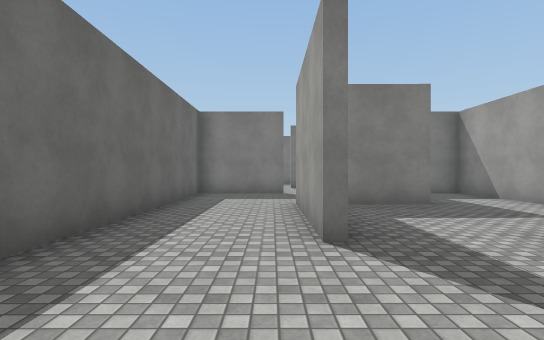
view 1 (above)

24 first-person views from a walk through a scene from a Unity 3-D project. The camera is 1.4 m above the floor, looks level and sees 80° across. The floor is counted in squares, 2 m on a side. Each view is taken from the middle of a square. On the plan, view 1 faces up. The plan holds only what a view shows up to about 10 squares ahead; the rest is blank. Surface patterns are stand-ins for the level's own textures.

view 2
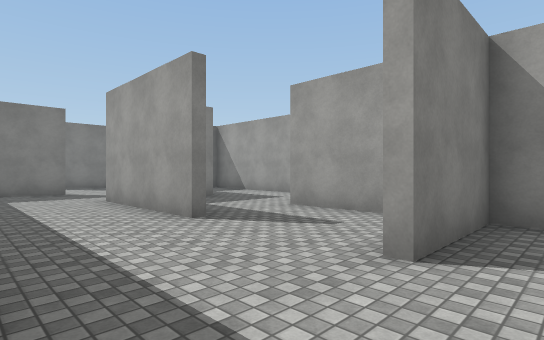

view 3
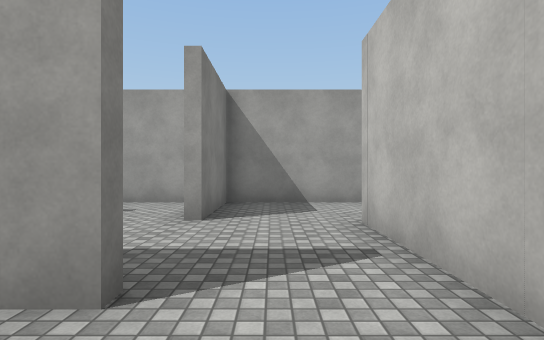

view 4
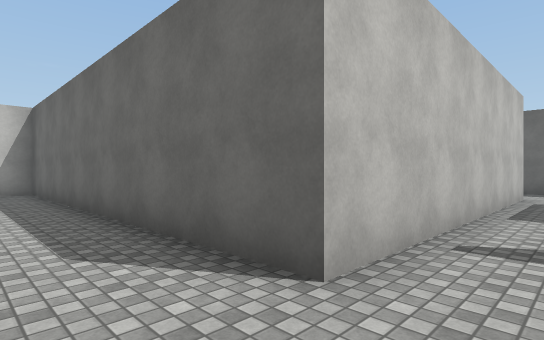

view 5
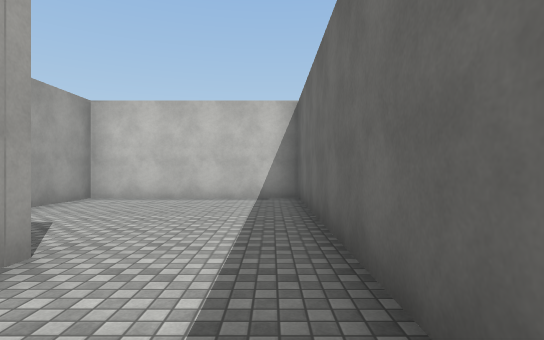

view 6
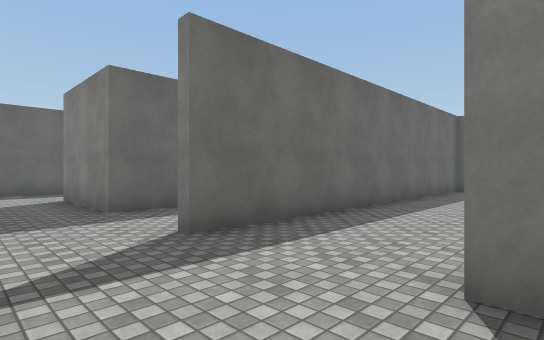

view 7
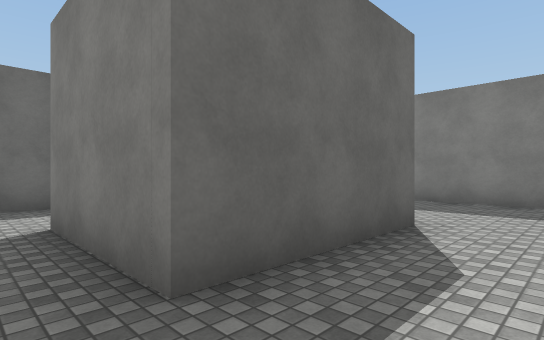

view 8
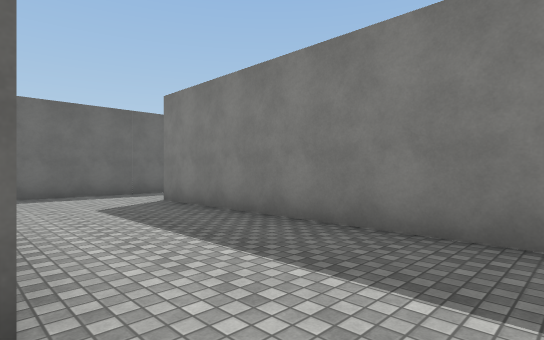

view 9
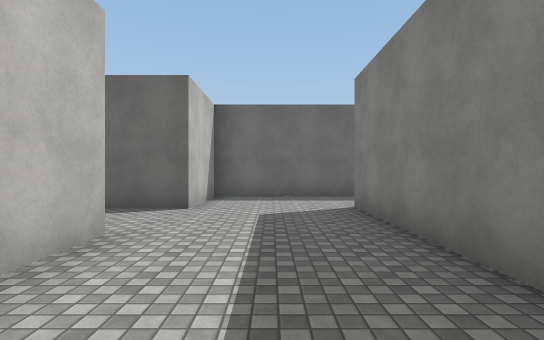

view 10
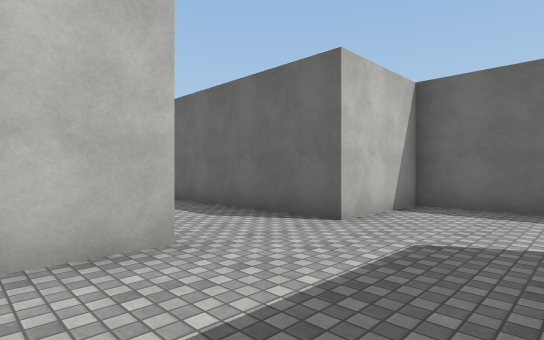

view 11
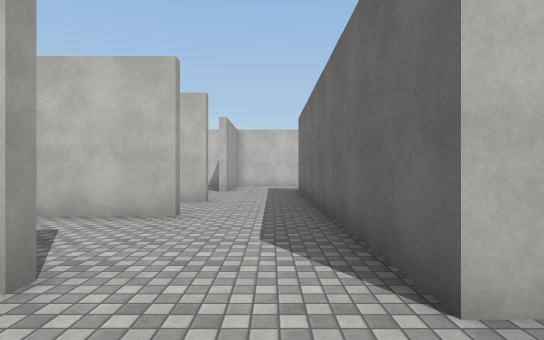

view 12
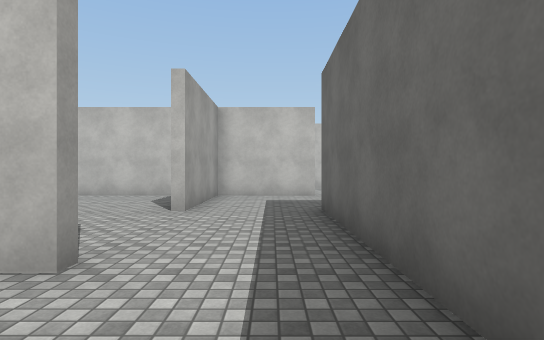

view 13
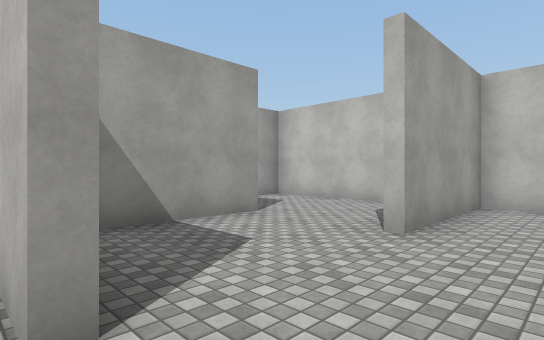

view 14
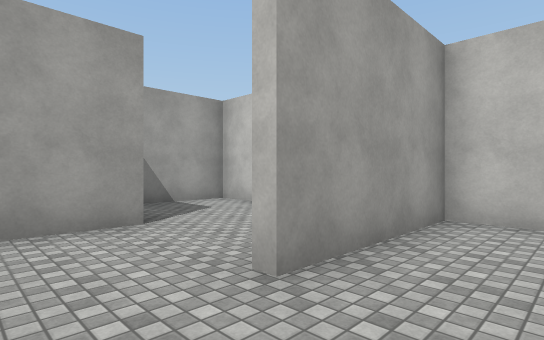

view 15
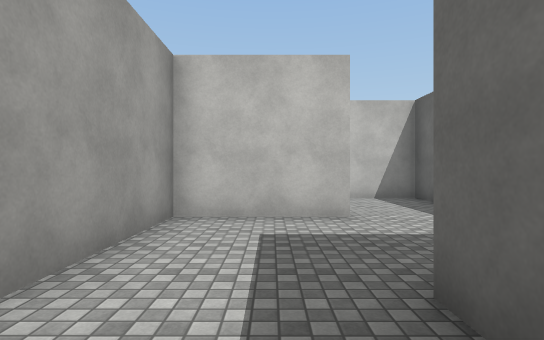

view 16
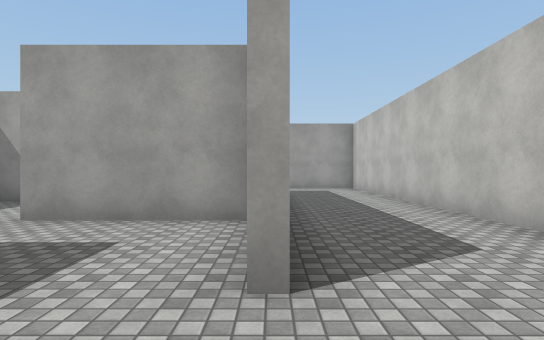

view 17
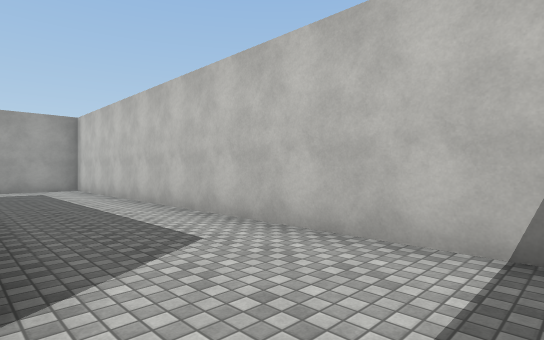

view 18
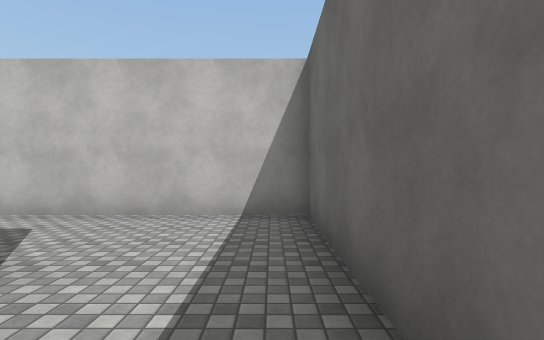

view 19
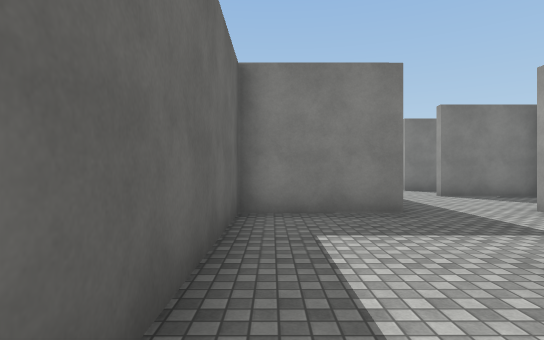

view 20
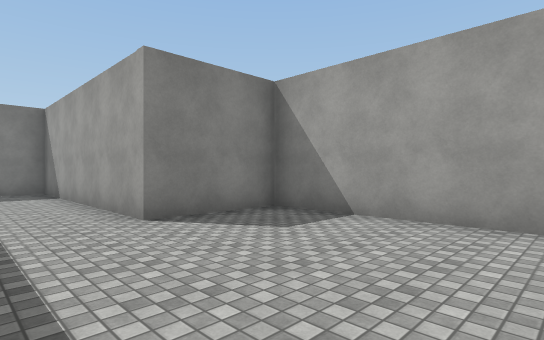

view 21
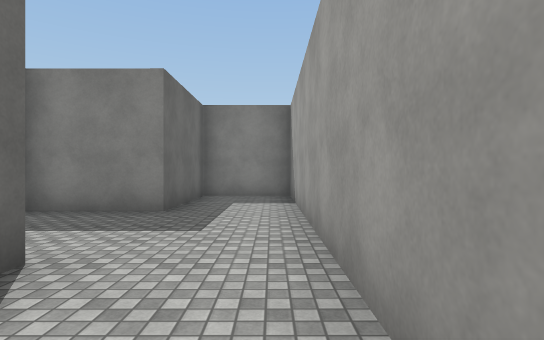

view 22
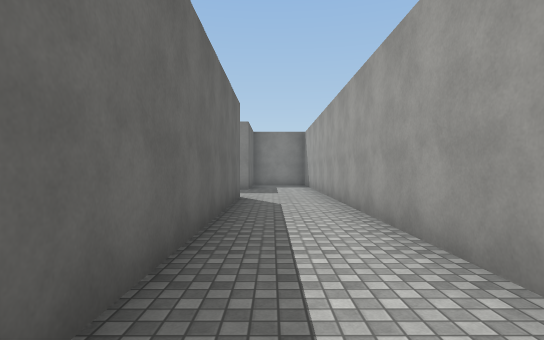

view 23
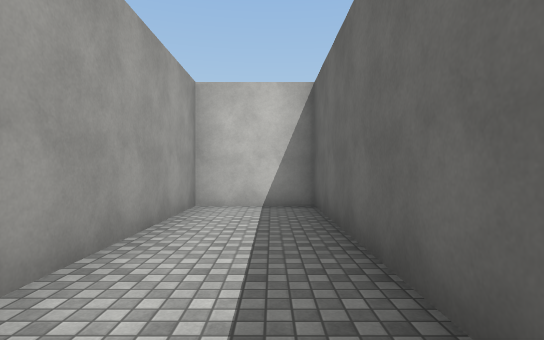

view 24
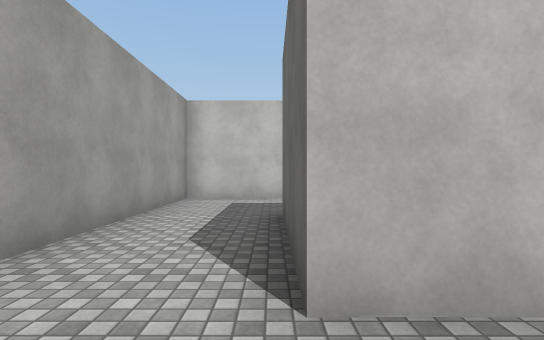

### Floor plan
Ten units are one square. View 1 is at (0, 0); x grows to the right and y downward. Boxes are objects, and circles mark ways between rooms. Rooms are numbered by the first view taken in them; rooms with no view inside come last. Other rooms are left out.
<svg viewBox="-130 -105 190 230">
<path fill="none" stroke="#000" d="M-24 22 3 22 3 120 55 120 55 66 29 66 29 1 5 1M-76 -32 -61 -32M-46 -33 -46 1 -76 1M-32 -66 -101 -66M-99 4 -99 14M-76 22 -24 22M-24 2 -24 -4M-125 -76 -125 -35 -99 -35M-76 -1 -54 -1M-99 -35 -99 4M-99 14 -99 58M-50 24 -76 24M-49 59 -49 30M-21 55 -21 89M-125 85 -125 120 1 120 1 65M-99 58 -125 58 -125 85M32 -35 32 63 55 63 55 -96 32 -96 32 -66M-34 55 -21 55M5 -31 5 -68M32 -66 8 -66M4 -96 -21 -96 -21 2M29 -9 29 -34M-62 89 -24 89 -24 67M-102 89 -75 89 -75 55"/>
<circle cx="-20" cy="10" r="3" fill="#2a7"/>
<circle cx="-5" cy="0" r="3" fill="#2a7"/>
<circle cx="-85" cy="-30" r="3" fill="#2a7"/>
<circle cx="-85" cy="0" r="3" fill="#2a7"/>
<circle cx="-85" cy="20" r="3" fill="#2a7"/>
<circle cx="-60" cy="60" r="3" fill="#2a7"/>
<circle cx="-85" cy="60" r="3" fill="#2a7"/>
<circle cx="-115" cy="90" r="3" fill="#2a7"/>
<circle cx="-10" cy="60" r="3" fill="#2a7"/>
<circle cx="-100" cy="75" r="3" fill="#2a7"/>
<circle cx="30" cy="-45" r="3" fill="#2a7"/>
<text x="20" y="60">1</text>
<text x="-70" y="-40">2</text>
<text x="-80" y="-20">3</text>
<text x="-80" y="40">4</text>
<text x="-60" y="100">5</text>
<text x="-120" y="70">6</text>
<text x="40" y="-20">7</text>
<text x="-30" y="40">8</text>
<text x="0" y="-50">9</text>
<text x="-50" y="70">10</text>
<text x="-90" y="70">11</text>
</svg>
Room 1 opens to room 2. Room 1 opens to room 9. Room 2 opens to room 3. Room 2 opens to room 4. Room 4 opens to room 10. Room 4 opens to room 11. Room 5 opens to room 6. Room 5 opens to room 8. Room 6 opens to room 11. Room 7 opens to room 9.

Where each view was taken, in squares from view 1:
view 1: 0 up, 0 right, facing up
view 2: 1 down, 2 left, facing up-right
view 3: 1 down, 4 left, facing right
view 4: 1 down, 2 right, facing down-left
view 5: 4 down, 1 right, facing down
view 6: 2 down, 1 right, facing up-left
view 7: 1 down, 3 left, facing up-left
view 8: 3 up, 3 left, facing up-left
view 9: 5 up, 4 left, facing left
view 10: 6 up, 6 left, facing down-left
view 11: 5 up, 9 left, facing down
view 12: 0 up, 9 left, facing down
view 13: 2 down, 9 left, facing down-right
view 14: 4 down, 9 left, facing down-right
view 15: 4 down, 9 left, facing down
view 16: 9 down, 12 left, facing right
view 17: 9 down, 12 left, facing down-right
view 18: 7 down, 12 left, facing down
view 19: 11 down, 12 left, facing up
view 20: 11 down, 1 right, facing up-right
view 21: 1 up, 5 right, facing up
view 22: 5 down, 4 right, facing up
view 23: 0 up, 4 right, facing down
view 24: 4 down, 2 left, facing down
